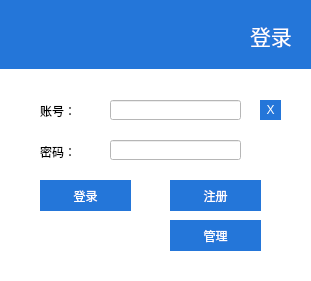
<?xml version="1.0" encoding="UTF-8"?>
<ui version="4.0">
 <class>loginDialog</class>
 <widget class="QDialog" name="loginDialog">
  <property name="geometry">
   <rect>
    <x>0</x>
    <y>0</y>
    <width>311</width>
    <height>281</height>
   </rect>
  </property>
  <property name="minimumSize">
   <size>
    <width>311</width>
    <height>281</height>
   </size>
  </property>
  <property name="maximumSize">
   <size>
    <width>311</width>
    <height>281</height>
   </size>
  </property>
  <property name="windowTitle">
   <string>登录</string>
  </property>
  <widget class="QLabel" name="labelAccount">
   <property name="geometry">
    <rect>
     <x>40</x>
     <y>100</y>
     <width>51</width>
     <height>21</height>
    </rect>
   </property>
   <property name="text">
    <string>账号：</string>
   </property>
  </widget>
  <widget class="QLabel" name="labelPassword">
   <property name="geometry">
    <rect>
     <x>40</x>
     <y>142</y>
     <width>51</width>
     <height>20</height>
    </rect>
   </property>
   <property name="text">
    <string>密码：</string>
   </property>
  </widget>
  <widget class="QPushButton" name="buttonLogin">
   <property name="geometry">
    <rect>
     <x>40</x>
     <y>180</y>
     <width>91</width>
     <height>31</height>
    </rect>
   </property>
   <property name="styleSheet">
    <string notr="true">color:white;background-color: rgb(36, 118, 217);border-style: solid</string>
   </property>
   <property name="text">
    <string>登录</string>
   </property>
  </widget>
  <widget class="QPushButton" name="buttonReg">
   <property name="geometry">
    <rect>
     <x>170</x>
     <y>180</y>
     <width>91</width>
     <height>31</height>
    </rect>
   </property>
   <property name="styleSheet">
    <string notr="true">color:white;background-color: rgb(36, 118, 217);border-style: solid</string>
   </property>
   <property name="text">
    <string>注册</string>
   </property>
  </widget>
  <widget class="QPushButton" name="buttonSetting">
   <property name="geometry">
    <rect>
     <x>170</x>
     <y>220</y>
     <width>91</width>
     <height>31</height>
    </rect>
   </property>
   <property name="styleSheet">
    <string notr="true">color:white;background-color: rgb(36, 118, 217);border-style: solid</string>
   </property>
   <property name="text">
    <string>管理</string>
   </property>
  </widget>
  <widget class="QPushButton" name="buttonClear">
   <property name="geometry">
    <rect>
     <x>260</x>
     <y>100</y>
     <width>21</width>
     <height>20</height>
    </rect>
   </property>
   <property name="styleSheet">
    <string notr="true">color:white;background-color: rgb(36, 118, 217);border-style: solid</string>
   </property>
   <property name="text">
    <string>X</string>
   </property>
  </widget>
  <widget class="QLineEdit" name="lineEditAccount">
   <property name="geometry">
    <rect>
     <x>110</x>
     <y>100</y>
     <width>131</width>
     <height>20</height>
    </rect>
   </property>
   <property name="styleSheet">
    <string notr="true">background-color:white;</string>
   </property>
   <property name="clearButtonEnabled">
    <bool>false</bool>
   </property>
  </widget>
  <widget class="QLineEdit" name="lineEditPassword">
   <property name="geometry">
    <rect>
     <x>110</x>
     <y>140</y>
     <width>131</width>
     <height>20</height>
    </rect>
   </property>
   <property name="styleSheet">
    <string notr="true">background-color:white;</string>
   </property>
   <property name="echoMode">
    <enum>QLineEdit::Password</enum>
   </property>
   <property name="clearButtonEnabled">
    <bool>false</bool>
   </property>
  </widget>
  <widget class="QLabel" name="label_4">
   <property name="geometry">
    <rect>
     <x>-44</x>
     <y>-2</y>
     <width>361</width>
     <height>71</height>
    </rect>
   </property>
   <property name="styleSheet">
    <string notr="true">color:white;background-color: rgb(36, 118, 217);border-style: solid</string>
   </property>
   <property name="text">
    <string/>
   </property>
  </widget>
  <widget class="QLabel" name="label_6">
   <property name="geometry">
    <rect>
     <x>250</x>
     <y>20</y>
     <width>51</width>
     <height>31</height>
    </rect>
   </property>
   <property name="font">
    <font>
     <family>黑体</family>
     <pointsize>16</pointsize>
    </font>
   </property>
   <property name="styleSheet">
    <string notr="true">color:white;background-color: rgb(36, 118, 217);border-style: solid</string>
   </property>
   <property name="text">
    <string>登录</string>
   </property>
  </widget>
  <widget class="QLabel" name="label">
   <property name="geometry">
    <rect>
     <x>200</x>
     <y>15</y>
     <width>48</width>
     <height>48</height>
    </rect>
   </property>
   <property name="text">
    <string/>
   </property>
   <property name="pixmap">
    <pixmap resource="../Store/icon.qrc">:/Icon/Icon/login-white-48.png</pixmap>
   </property>
  </widget>
  <widget class="QLabel" name="label_2">
   <property name="geometry">
    <rect>
     <x>-7</x>
     <y>61</y>
     <width>341</width>
     <height>231</height>
    </rect>
   </property>
   <property name="styleSheet">
    <string notr="true">background-color: rgb(255, 255, 255);</string>
   </property>
   <property name="text">
    <string/>
   </property>
  </widget>
  <zorder>label_2</zorder>
  <zorder>labelAccount</zorder>
  <zorder>labelPassword</zorder>
  <zorder>buttonLogin</zorder>
  <zorder>buttonReg</zorder>
  <zorder>buttonSetting</zorder>
  <zorder>buttonClear</zorder>
  <zorder>lineEditAccount</zorder>
  <zorder>lineEditPassword</zorder>
  <zorder>label_4</zorder>
  <zorder>label_6</zorder>
  <zorder>label</zorder>
 </widget>
 <tabstops>
  <tabstop>lineEditAccount</tabstop>
  <tabstop>lineEditPassword</tabstop>
  <tabstop>buttonLogin</tabstop>
  <tabstop>buttonReg</tabstop>
  <tabstop>buttonSetting</tabstop>
  <tabstop>buttonClear</tabstop>
 </tabstops>
 <resources/>
 <connections/>
</ui>
